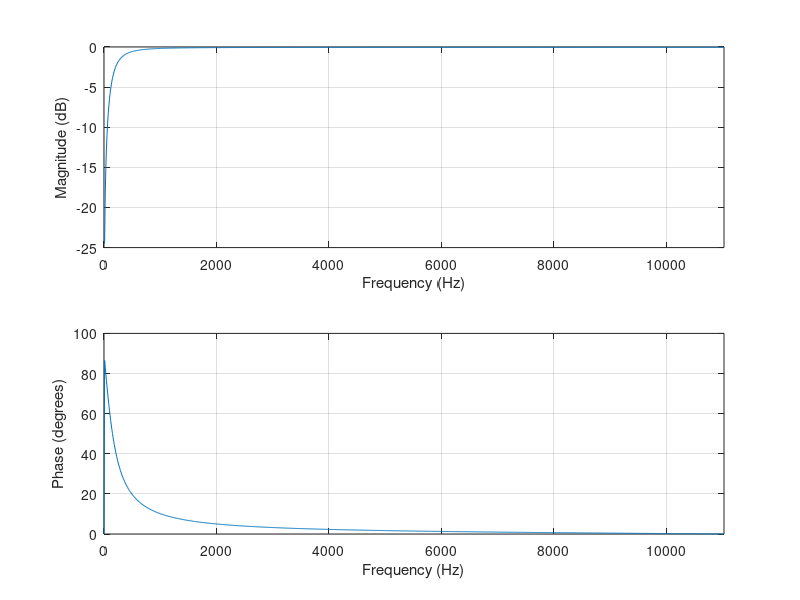

This figure's MATLAB source:
n = 10;
for j = 1:n
  j = j/10;
  
  amp = ((1 - j)/(1 + j))^2

end

%% A system in frequency domain
% An example system:
% y[n] = (x[n] + x[n-1] + x[n-2])/3
bb = [0.97, - 0.97]%[1.0005, -0.0005]%ones(1,2)*0.97; %ones(1,3)/3; xs
aa = [1, -0.95]%[1, 0]; %[1, 0, 0]; % zeros because 2nd order system and there is no y[n-1] and y[n-2] terms

% Zeros and poles of H(z)
zz = roots(bb) % zeros of the system
pp = roots(aa) % poles of the system

% Poles are at the origin ... thus a FIR system!
zplane(bb,aa) % Argand's diagram
poly([0 0])   % you can also generate a polynomial if you know the roots
zplane(zz,pp) % an another way to call the zplane (by giving the roots)
bb
zz
freqz(bb, aa, 1024, 22050)          % frequency response, look documentation for freqz for more info